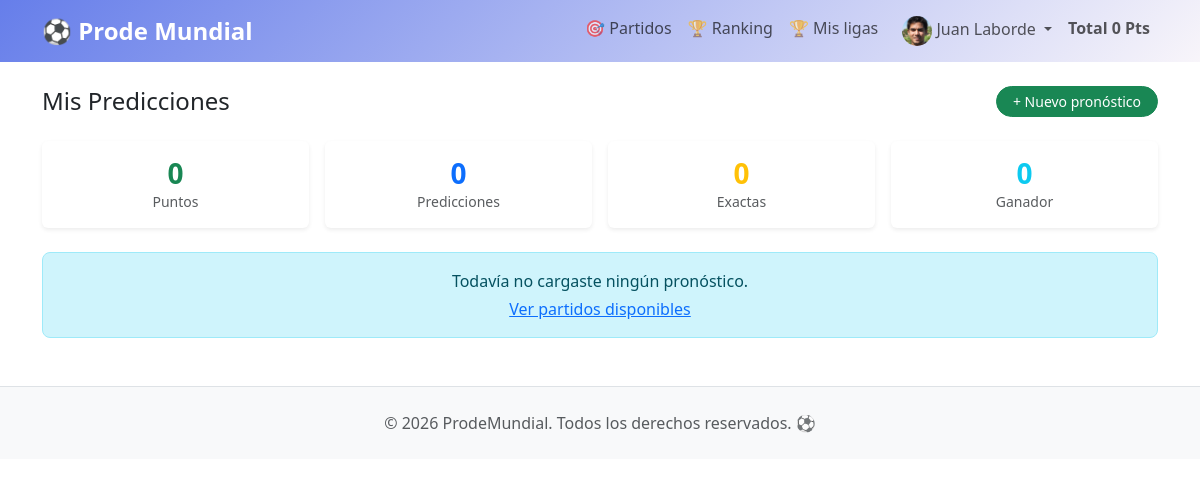
/predictions/ (signed in), run on an earlier commit of the app's database.
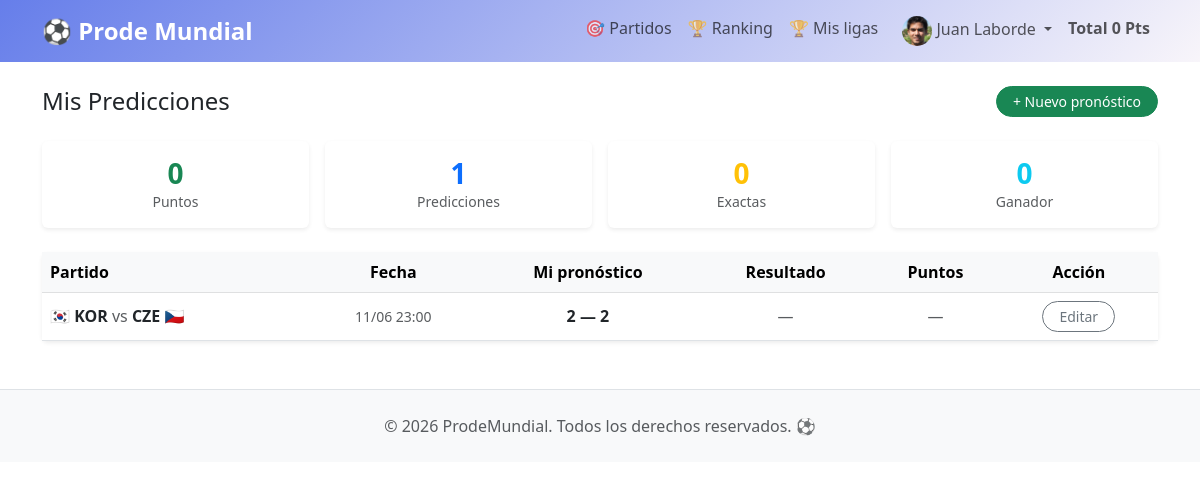
And on a later commit of the database.
### apps/predictions/models.py (models this page shows, shortened)
class Prediction(models.Model):
    user       = models.ForeignKey(User,  on_delete=models.CASCADE, related_name='predictions', verbose_name='Usuario')
    match      = models.ForeignKey(Match, on_delete=models.CASCADE, related_name='predictions', verbose_name='Partido')
    home_goals = models.PositiveSmallIntegerField(verbose_name='Goles local')
    away_goals = models.PositiveSmallIntegerField(verbose_name='Goles visitante')
    points     = models.PositiveSmallIntegerField(default=0, verbose_name='Puntos')
    is_exact   = models.BooleanField(default=False, verbose_name='Resultado exacto')
    is_winner  = models.BooleanField(default=False, verbose_name='Ganador acertado')
    created_at = models.DateTimeField(auto_now_add=True)
    updated_at = models.DateTimeField(auto_now=True)
    class Meta:
        verbose_name = 'Pronóstico'
        verbose_name_plural = 'Pronósticos'
        unique_together = ('user', 'match')

### apps/matches/models.py (models this page shows, shortened)
class Match(models.Model):
    class Status(models.TextChoices):
        PENDING     = 'PENDING',     'Pendiente'
        IN_PROGRESS = 'IN_PROGRESS', 'En juego'
        FINISHED    = 'FINISHED',    'Finalizado'
    home_team    = models.ForeignKey(Team, on_delete=models.PROTECT, related_name='home_matches', verbose_name='Local')
    away_team    = models.ForeignKey(Team, on_delete=models.PROTECT, related_name='away_matches', verbose_name='Visitante')
    kickoff_time = models.DateTimeField(verbose_name='Fecha y hora')
    home_score   = models.PositiveSmallIntegerField(null=True, blank=True, verbose_name='Goles local')
    away_score   = models.PositiveSmallIntegerField(null=True, blank=True, verbose_name='Goles visitante')
    status       = models.CharField(max_length=15, choices=Status.choices, default=Status.PENDING, verbose_name='Estado')
    class Meta:
        verbose_name = 'Partido'
        verbose_name_plural = 'Partidos'
        ordering = ['kickoff_time']
    @property
    def is_locked(self):
        from django.conf import settings
        lock_minutes = getattr(settings, 'PREDICTION_LOCK_MINUTES', 10)
        delta = self.kickoff_time - timezone.now()
        return delta.total_seconds() < lock_minutes * 60

class Team(models.Model):
    name = models.CharField(max_length=100, verbose_name='Nombre')
    code = models.CharField(max_length=3, unique=True, verbose_name='Código')
    flag = models.CharField(max_length=10, blank=True, verbose_name='Emoji bandera')
    class Meta:
        verbose_name = 'Equipo'
        verbose_name_plural = 'Equipos'
        ordering = ['name']

### apps/predictions/views.py (the view)
# urls.py: path('', UserPredictionsListView.as_view(), name='my_predictions'),
class UserPredictionsListView(LoginRequiredMixin, ListView):
    model = Prediction
    template_name = 'predictions/user_predictions_list.html'
    context_object_name = 'predictions'
    paginate_by = 20
    def get_queryset(self):
        return Prediction.objects.filter(
            user=self.request.user
        ).select_related('match', 'match__home_team', 'match__away_team').order_by('match__kickoff_time')
    def get_context_data(self, **kwargs):
        context = super().get_context_data(**kwargs)
        predictions = self.get_queryset()
        context['stats'] = {
            'total': predictions.count(),
            'total_points': predictions.aggregate(Sum('points'))['points__sum'] or 0,
            'exact_count': predictions.filter(is_exact=True).count(),
            'winner_count': predictions.filter(is_winner=True, is_exact=False).count(),
        }
        return context

### apps/accounts/context_processors.py (called while the page is built)
def user_points(request):
    if request.user.is_authenticated:
        from apps.predictions.models import Prediction
        total = Prediction.objects.filter(
            user=request.user
        ).aggregate(total=Sum('points'))['total'] or 0
        return {'user_total_points': total}
    return {'user_total_points': 0}

### templates/predictions/user_predictions_list.html (shortened to what the changed rows need)
{% extends 'base.html' %}
{% block content %}
<div class="container my-4">
    <div class="d-flex justify-content-between align-items-center mb-4">
        <h1 class="h4 mb-0">Mis Predicciones</h1>
    </div>
    <div class="row g-3 mb-4">
        <div class="col-6 col-md-3">
            <div class="card border-0 shadow-sm text-center py-3">
                <div class="h3 fw-bold text-primary mb-0">{{ stats.total }}</div>
                <div class="small text-muted">Predicciones</div>
            </div>
        </div>
    </div>
    {% if predictions %}
    <div class="card border-0 shadow-sm">
        <div class="table-responsive">
            <table class="table table-hover align-middle mb-0">
                <thead class="table-light">
                    <tr>
                        <th>Partido</th>
                        <th class="text-center">Fecha</th>
                        <th class="text-center">Mi pronóstico</th>
                        <th class="text-center">Resultado</th>
                        <th class="text-center">Puntos</th>
                        <th class="text-center">Acción</th>
                    </tr>
                </thead>
                <tbody>
                    {% for prediction in predictions %}
                    <tr>
                        <td>
                            <span class="fw-semibold">
                                {{ prediction.match.home_team.flag }}
                                {{ prediction.match.home_team.code }}
                                <span class="text-muted fw-normal">vs</span>
                                {{ prediction.match.away_team.code }}
                                {{ prediction.match.away_team.flag }}
                            </span>
                        </td>
                        <td class="text-center small text-muted">
                            {{ prediction.match.kickoff_time|date:"d/m H:i" }}
                        </td>
                        <td class="text-center">
                            <span class="fw-bold">
                                {{ prediction.home_goals }} — {{ prediction.away_goals }}
                            </span>
                        </td>
                        <td class="text-center">
                            {% if prediction.match.status == 'FINISHED' %}
                            <span class="fw-bold">
                                {{ prediction.match.home_score }} — {{ prediction.match.away_score }}
                            </span>
                            {% elif prediction.match.status == 'IN_PROGRESS' %}
                            <span class="badge bg-warning text-dark">En juego</span>
                            {% else %}
                            <span class="text-muted">—</span>
                            {% endif %}
                        </td>
                        <td class="text-center">
                            {% if prediction.match.status == 'FINISHED' %}
                            {% if prediction.is_exact %}
                            <span class="badge bg-success rounded-pill px-3">⭐ {{ prediction.points }} pts</span>
                            {% elif prediction.is_winner %}
                            <span class="badge bg-primary rounded-pill px-3">✓ {{ prediction.points }} pts</span>
                            {% else %}
                            <span class="badge bg-secondary rounded-pill px-3">0 pts</span>
                            {% endif %}
                            {% else %}
                            <span class="text-muted">—</span>
                            {% endif %}
                        </td>
                        <td class="text-center">
                            {% if not prediction.match.is_locked %}
                            <a href="{% url 'predictions:edit' prediction.pk %}"
                                class="btn btn-sm btn-outline-secondary rounded-pill px-3">
                                Editar
                            </a>
                            {% else %}
                            <span class="text-muted small">🔒</span>
                            {% endif %}
                        </td>
                    </tr>
                    {% endfor %}
                </tbody>
            </table>
        </div>
    </div>
    {% else %}
    <div class="alert alert-info text-center">
        <p class="mb-1">Todavía no cargaste ningún pronóstico.</p>
        <a href="{% url 'matches:list' %}">Ver partidos disponibles</a>
    </div>
    {% endif %}
</div>
{% endblock %}

What changed in the data, as far as the page shows it:
added Prediction: match.home_team.flag "🇰🇷", match.home_team.code "KOR", match.away_team.code "CZE", match.away_team.flag "🇨🇿", match.kickoff_time "11/06 23:00", home_goals "2", away_goals "2", shows "Editar"
Also different on the page:
{{ stats.total }}: "0" → "1"
text no longer shown: "Todavía no cargaste ningún pronóstico. Ver partidos disponibles"
text now shown: "Partido Fecha Mi pronóstico Resultado Puntos Acción"
